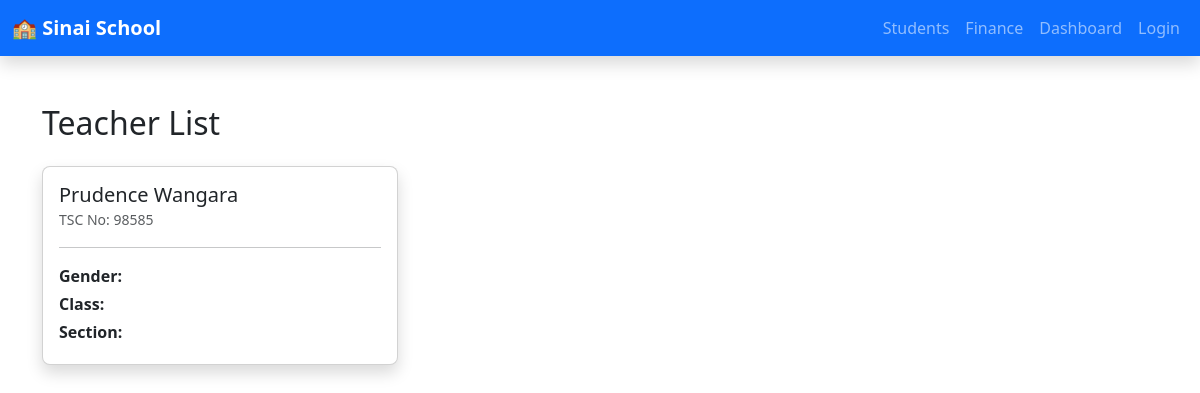
The page /staff/ on the database as committed earlier.
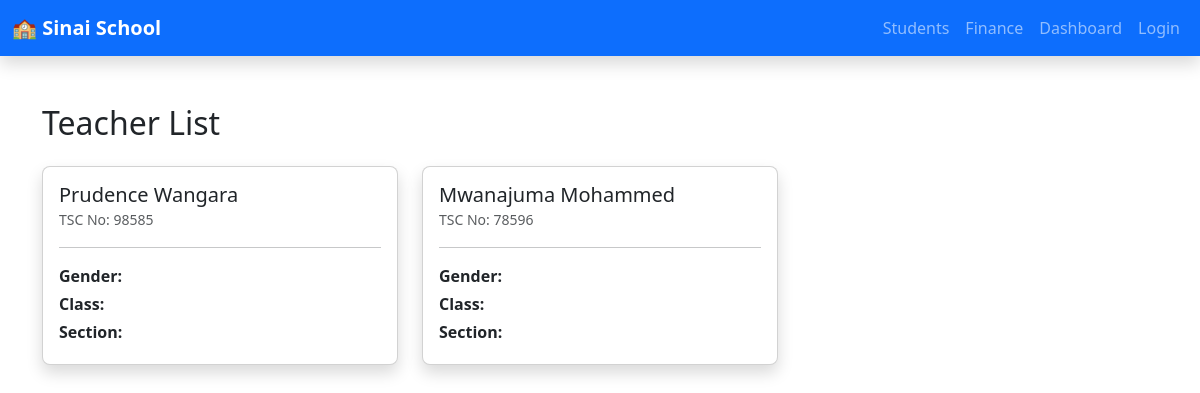
The same page on the database as committed later.
### staff/models.py (models this page shows, shortened)
class Teacher(models.Model):
    user = models.OneToOneField(User, on_delete=models.CASCADE)
    phone = models.CharField(max_length=20)
    Id_no = models.CharField(max_length=50)
    hire_date = models.DateTimeField(auto_now=True)

### staff/views.py (the view)
# urls.py: path('', views.IndexView, name='index'),
class IndexView(ListView):
    model = Teacher
    template_name = 'staff/teacher_list.html'
    context_object_name = 'teachers'
    def get_queryset(self):
        return Teacher.objects.select_related('user').all()

### staff/templates/staff/teacher_list.html
{% extends "students/base.html" %}
{% block content %}
<div class="container mt-4">
    <h2 class="mb-4">Teacher List</h2>
    <div class="row">
        {% for teacher in teachers %}
        <div class="col-md-6 col-lg-4 mb-4">
            <div class="card shadow rounded-3">
                <div class="card-body">
                    <div class="d-flex align-items-center">
                        <div>
                            <h5 class="card-title mb-0">{{ teacher.user.first_name }}  {{teacher.user.last_name}}</h5>
                            <small class="text-muted">TSC No: {{ teacher.Id_no }}</small>
                        </div>
                    </div>
                    <hr>
                    <p class="mb-1"><strong>Gender:</strong> {{ student.gender }}</p>
                    <p class="mb-1"><strong>Class:</strong> {{ student.class_name }}</p>
                    <p class="mb-1"><strong>Section:</strong> {{ student.section }}</p>
                </div>
            </div>
        </div>
        {% empty %}
        <p>No students found.</p>
        {% endfor %}
    </div>
</div>
{% endblock %}

Rows that differ between the two databases and show on the page:
added Teacher: user.first_name "Mwanajuma", user.last_name "Mohammed", Id_no "78596"
